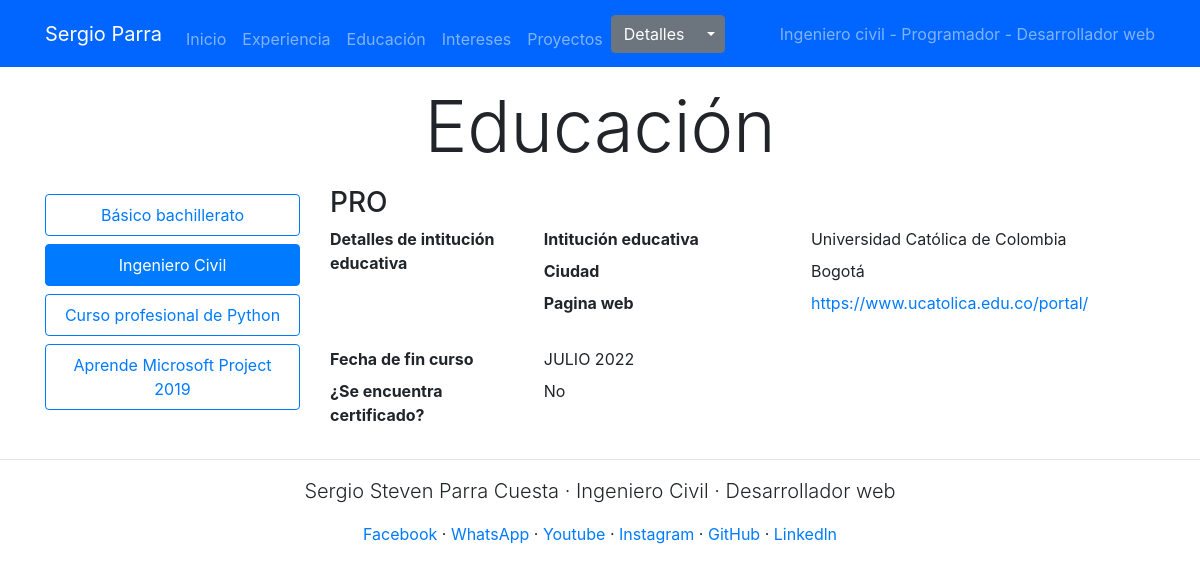
Before: /educacion/0 with the older database file.
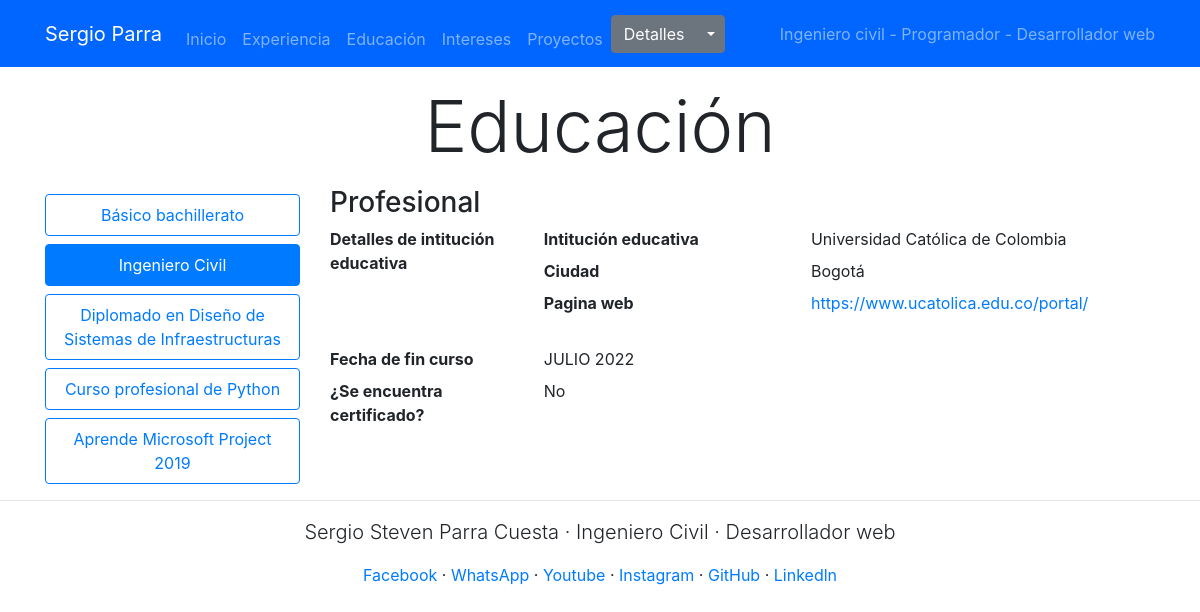
After: the same page with the newer database file.
### gestion_HV/models.py (models this page shows, shortened)
class profesional_education(models.Model):
    title=models.CharField(max_length=100, verbose_name="Titulo")
    institute=models.CharField(max_length=100, verbose_name="Instituto educativo")
    start_date=models.DateField(verbose_name="Fecha de inicio")
    ending_date=models.DateField(null=True, blank=True, verbose_name="Fecha final")
    web_page=models.CharField(max_length=75, verbose_name="Pagina web")
    diploma=models.FileField(upload_to='fields/diploma', max_length=100, null=True, blank=True, verbose_name="Adjuntar diploma")
    certificate=models.BooleanField(verbose_name="Está certificado el titulo?")
    description=models.TextField(null=True, blank=True, verbose_name="Descripción del curso")
    type_estudy=models.CharField(max_length=75, verbose_name="Tipo de estudio", choices=choises.TTITLES_STUDIES_CHOICES)
    city=models.CharField(max_length=50, verbose_name="Ciudad - municipio")
    class Meta:
        verbose_name="Estudio profesional"
        verbose_name_plural="Estudios profesionales"
        ordering=['start_date']

### gestion_HV/views.py (the view)
# urls.py: path('educacion/<int:id_ed>', views.education_page, name='education'),
def education_page(request, id_ed):
    if id_ed==0:
        id_ed=1
    edc=education_details()
    data_nav=zip(edc.query_common('id'),edc.query_common('title'))
    data=zip(edc.query_common('id'), edc.query_common('type_estudy'), edc.query_common('institute'),  edc.query_common('city'), edc.date(), edc.query_common('web_page'), edc.query_common('description'), edc.query_common('certificate'), edc.query_common('diploma'))
    return render(request, "education.html", {"data_nav":data_nav, "data":data ,"id_activate":id_ed})

### gestion_HV/views.py (called while the page is built)
    def query_common(self, query):
        q=education.objects.values_list(query, flat=True).annotate(custom_order=est).order_by('start_date', 'custom_order')
        return q

### mipagweb_v3/templates/education.html (shortened to what this page needs)
{% extends 'body.html' %}
{% block content %}
<div class="container">
    <h1 class="display-3 mt-3 mb-3 text-center">Educación</h1>
    <div class="row">
        <div class="col-md-3 col-12">
            <div class="nav flex-column nav-pills" id="v-pills-tab" role="tablist" aria-orientation="vertical">
                {% for id, title in data_nav %}
                    <a class="btn nav-link btn-outline-primary mt-2 {% if id == id_activate %}active{% endif %}" id="v-pills-{{id}}-tab" data-toggle="pill" href="#v-pills-{{id}}" role="tab" aria-controls="v-pills-{{id}}" aria-selected="{% if id == id_activate %}True{% else %}False{% endif %}">{{title}}</a>
                {% endfor %}
              </div>
        </div>
        <div class="col-md-9 col-12">
            <div class="tab-content" id="v-pills-tabContent">
                {% for id, type_study, institute, city, date, web_page, description, certificate, diploma in data %}
                    <div class="tab-pane fade {% if id == id_activate %}show active{% endif %}" id="v-pills-{{id}}" role="tabpanel" aria-labelledby="v-pills-{{id}}-tab">
                        <dl class="row">
                            <dt class="col-sm-3"><h3>{{type_study}}</h3></dt>
                            <dd class="col-sm-9"></dd>
                            <dt class="col-sm-3">Detalles de intitución educativa</dt>
                            <dd class="col-sm-9">
                                <dl class="row">
                                    <dt class="col-sm-5">Intitución educativa</dt>
                                    <dd class="col-sm-7">{{institute}}</dd>
                                    <dt class="col-sm-5">Ciudad</dt>
                                    <dd class="col-sm-7">{{city}}</dd>
                                    <dt class="col-sm-5">Pagina web</dt>
                                    <dd class="col-sm-7"><a href="{{web_page}}">{{web_page}}</a></dd>
                                </dl>
                            </dd>
                            <dt class="col-sm-3">Fecha de fin curso</dt>
                            <dd class="col-sm-9">{{date}}</dd>
                            <dt class="col-sm-3">¿Se encuentra certificado?</dt>
                            {% if certificate %}
                                <dd class="col-sm-9">Si</dd>
                            {% else %}
                                <dd class="col-sm-9">No</dd>
                            {% endif %}
                        </dl>
                    </div>
                {% endfor %}
            </div>
        </div>
    </div>
</div>
{% endblock %}

Changed rows visible on the page:
changed profesional_education "Ingeniero Civil": type_estudy "PRO" → "Profesional"
added profesional_education: title "Diplomado en Diseño de Sistemas de Infraestructuras", shown under "Educación"
